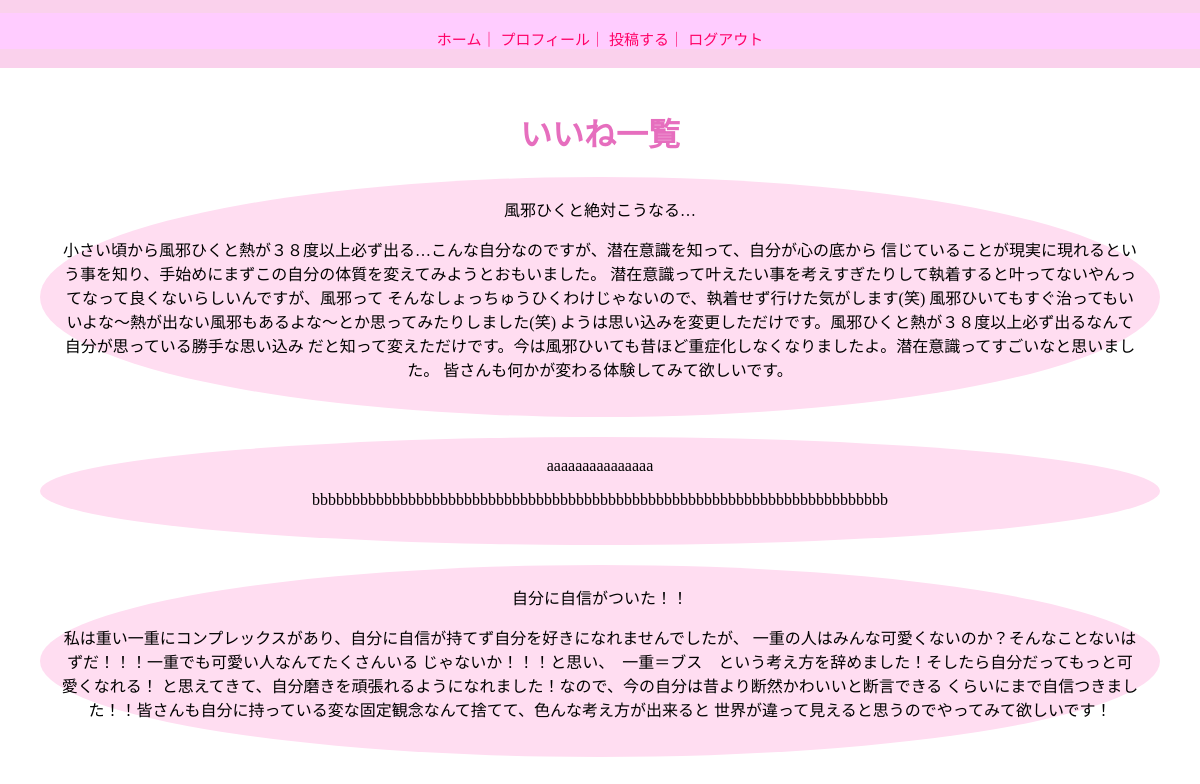
The app's page /good_list (signed in), older data.
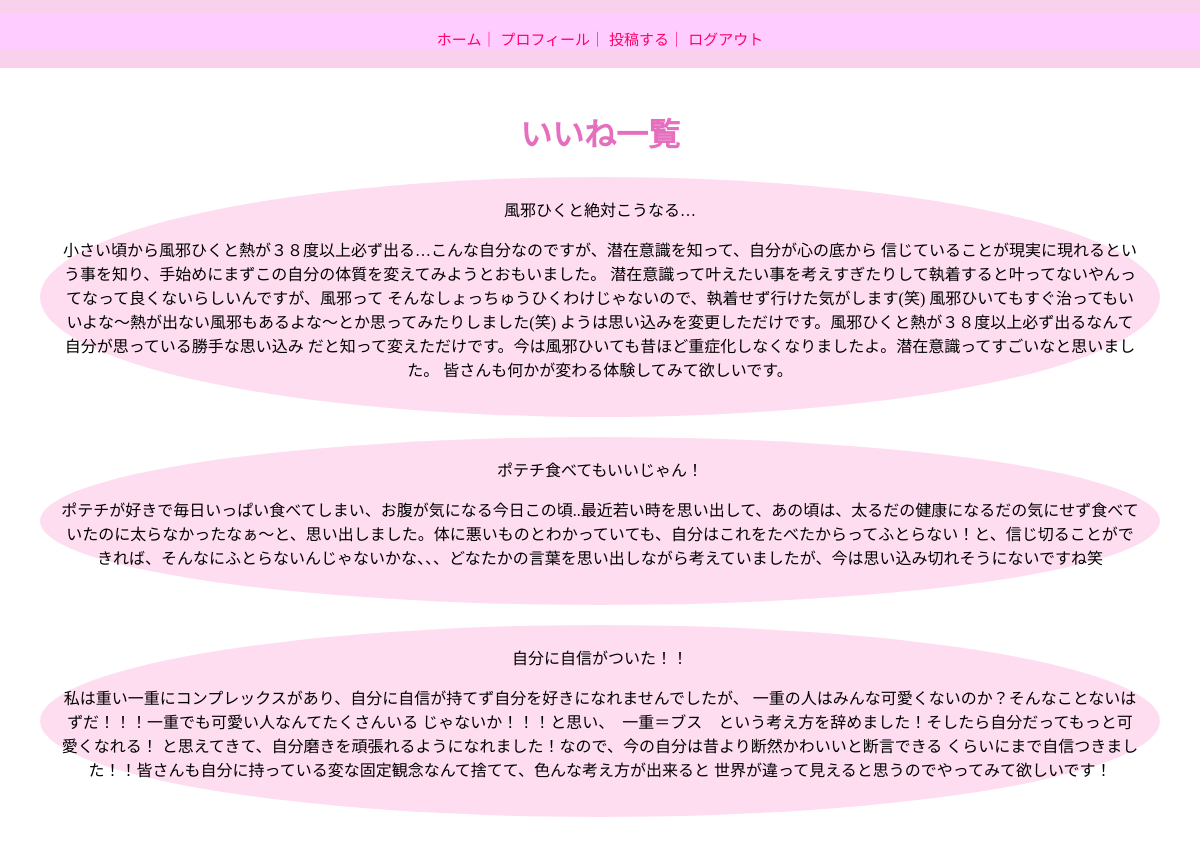
The same page, newer data.
### mind_ch_db/models.py (models this page shows)
class PostInfo(models.Model):
    user_id = models.ForeignKey(
        User, on_delete=models.SET_NULL,null=True)
    genre_id = models.ForeignKey(
        'genre', on_delete=models.SET_NULL,null=True)
    post_title = models.CharField(max_length=50)
    post_content = models.TextField(max_length=1000)
    reaction_count = models.IntegerField(null=True, blank=True)
    create_at = models.DateTimeField(default=timezone.datetime.now)
    update_at = models.DateTimeField(default=timezone.datetime.now)

### mind_ch_db/views.py (the view)
# urls.py: path('good_list', views.good_list, name='good_list'),
def good_list(request):
    user = request.user
    goods = Good.objects.filter(user_id=user).select_related('post_info_id').order_by('-create_at')
    post_info_good = [good.post_info_id for good in goods]
    return render(request, 'good_list.html', {'post_info_good': post_info_good})

### mind_ch_db/templates/good_list.html
{% extends "base.html" %}
{% block content %}
<main>
    <h1>いいね一覧</h1>
    <div>
        {% for post in post_info_good %}
        <div class="post_list">
                <div class="post_list_title center">
                    <div>{{ post.post_title }}</div>
                </div>
                <p>{{ post.post_content }}</p>
        </div>
        {% empty %}
            <div class="center"><p>あなたのいいねはありません</p></div>
        {% endfor %}
    </div>
</main>
{% endblock %}

Row changes from the older to the newer data that the page shows:
changed PostInfo: post_title "aaaaaaaaaaaaaaa" → "ポテチ食べてもいいじゃん！"; post_content "bbbbbbbbbbbbbbbbbbbbbbbbbbbbbbbbbbbbbbbbbbbbbbbbbbbbbbbbbbbbbbbbbbbbbbbb" → "ポテチが好きで毎日いっぱい食べてしまい、お腹が気になる今日この頃..最近若い時を思い出して、あの頃は、太るだの健康になるだの気にせず食べていたのに太らなかったなぁ～と、思い出しました。体に悪いものとわかっていても、自分はこれをたべたからってふとらない！と、信じ切ることができれば、そんなにふとらないんじゃないかな、、、どなたかの言葉を思い出しながら考えていましたが、今は思い込み切れそうにないですね笑"
